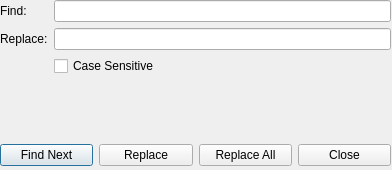
<?xml version="1.0" encoding="UTF-8"?>
<ui version="4.0">
 <class>find_replace_dialog</class>
 <widget class="QDialog" name="find_replace_dialog">
  <property name="geometry">
   <rect>
    <x>0</x>
    <y>0</y>
    <width>392</width>
    <height>170</height>
   </rect>
  </property>
  <property name="windowTitle">
   <string>Find / Replace</string>
  </property>
  <widget class="QWidget" name="formLayoutWidget">
   <property name="geometry">
    <rect>
     <x>0</x>
     <y>0</y>
     <width>391</width>
     <height>131</height>
    </rect>
   </property>
   <layout class="QFormLayout" name="formLayout">
    <item row="0" column="1">
     <widget class="QLineEdit" name="find_input"/>
    </item>
    <item row="1" column="0">
     <widget class="QLabel" name="label_2">
      <property name="text">
       <string>Replace:</string>
      </property>
     </widget>
    </item>
    <item row="1" column="1">
     <widget class="QLineEdit" name="replace_input"/>
    </item>
    <item row="0" column="0">
     <widget class="QLabel" name="label">
      <property name="text">
       <string>Find:</string>
      </property>
     </widget>
    </item>
    <item row="2" column="1">
     <widget class="QCheckBox" name="case_sensitive_check">
      <property name="text">
       <string>Case Sensitive</string>
      </property>
     </widget>
    </item>
   </layout>
  </widget>
  <widget class="QWidget" name="horizontalLayoutWidget">
   <property name="geometry">
    <rect>
     <x>0</x>
     <y>130</y>
     <width>391</width>
     <height>51</height>
    </rect>
   </property>
   <layout class="QHBoxLayout" name="horizontalLayout">
    <item>
     <widget class="QPushButton" name="find_next_button">
      <property name="text">
       <string>Find Next</string>
      </property>
     </widget>
    </item>
    <item>
     <widget class="QPushButton" name="replace_button">
      <property name="text">
       <string>Replace</string>
      </property>
     </widget>
    </item>
    <item>
     <widget class="QPushButton" name="replace_all_button">
      <property name="text">
       <string>Replace All</string>
      </property>
     </widget>
    </item>
    <item>
     <widget class="QPushButton" name="close_button">
      <property name="text">
       <string>Close</string>
      </property>
     </widget>
    </item>
   </layout>
  </widget>
 </widget>
 <resources/>
 <connections/>
</ui>
